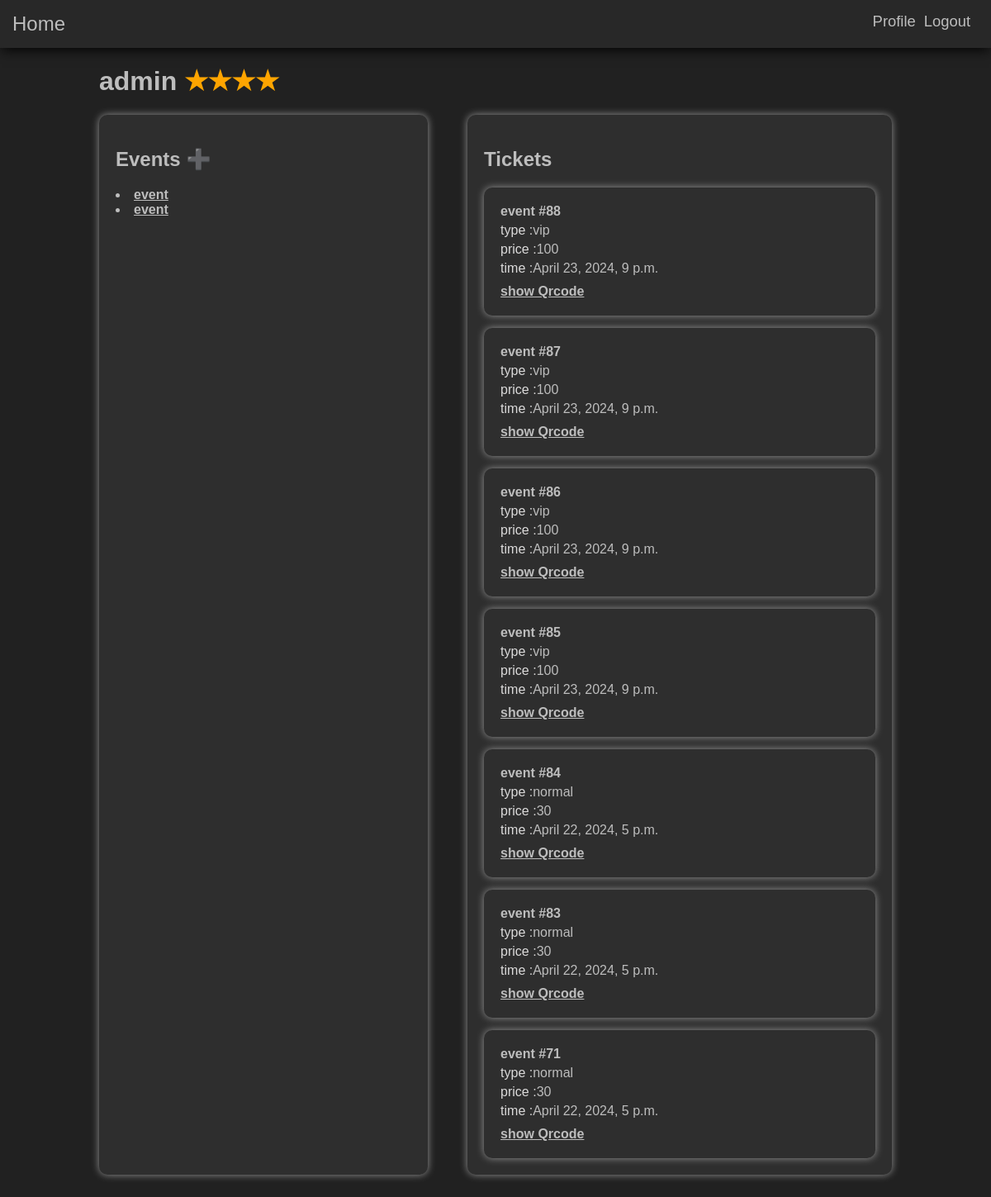
The app's page /Profile/admin (signed in) with its own data.
### main/models.py (models this page shows, shortened)
class User(AbstractUser):
    pass

class Event(models.Model):
    title = models.CharField(max_length = 128)
    description = models.TextField()
    address = models.TextField()
    created_at = models.DateTimeField(auto_now_add=True)
    start_at = models.DateTimeField()
    type = models.CharField(max_length=32)
    user = models.ForeignKey(User,on_delete = models.CASCADE,related_name="events")
    selling = models.BooleanField(default=False)

class Bookings(models.Model):
    ticket = models.ForeignKey(Ticket,on_delete=models.CASCADE,related_name="ticket_bookings")
    user = models.ForeignKey(User,on_delete=models.CASCADE,related_name="user_bookings")
    password = models.CharField(max_length=20)
    is_used = models.BooleanField(default=False)

class Ticket(models.Model):
    type = models.CharField(max_length=24)
    price = models.IntegerField()
    event = models.ForeignKey(Event,on_delete=models.CASCADE,related_name="tickets")
    number = models.IntegerField(default=0)

### main/views.py (the view)
# urls.py: path("Profile/<str:username>",views.profile,name="profile"),
def profile(request,username):
    user = User.objects.get(username=username)
    es = user.events.all()
    rsums = 0
    rs = len(es)
    for e in es :
        for r in e.event_rankings.all():
            rsums += r.score
    rate = 0
    if rsums ==0 or rs == 0 :
        rate = 0
    else:
        rate = rsums/rs
    return render(request,"profile.html",{"rate":rate,"user" : user, "bookings" : user.user_bookings.all().order_by("-id"),"events" :user.events.all().order_by("-created_at")})

### main/templates/profile.html (shortened to what this page needs)
{% extends 'layout.html' %}
{% block body %}
<h1 id="profile-header">{{user.username}} <span id="stars" style="color: orange;"></span></h1>
<div id="profile-container">
    <div id="user-event-div">
    <h2 style="display: inline-block;">Events {% if request.user.username == user.username %}<a href="/new_event/" style="text-decoration: none;">➕</a>{% endif %}</h2>
    {% for e in events %}
        <li>
            <b class="ticket-title">
                <a href="/event/{{e.id}}" style="color: rgb(189, 189, 189);">
                    {{e.title}}
                </a>
            </b>
        </li>
    {% endfor %}
    </div>
    {% if request.user.username == user.username %}
    <div id="user-ticket-div">
        <h2>Tickets</h2>
        {% for t in bookings %}
            <div class="ticket">
                <b class="ticket-title">{{t.ticket.event.title}} #{{t.id}}</b>
                <span class="ticket-info">
                    <span class="ticket-label">type :</span><span class="ticket-value">{{t.ticket.type}}</span>
                </span>
                <span class="ticket-info">
                    <span class="ticket-label">price :</span><span class="ticket-value">{{t.ticket.price}}</span>
                </span>
                <span class="ticket-info">
                    <span class="ticket-label">time :</span><span class="ticket-value">{{t.ticket.event.start_at}}</span>
                </span>
                {% if request.user.id == t.user.id %}
                <div style="cursor: pointer;margin-top: 10px;" id="qr{{t.id}}"  onclick="show_qr({{t.id}},'{{t.password}}')">
                    <b style="text-decoration: underline;">show Qrcode</b>
                </div>
                {% endif %}
            </div>
        {% endfor %}
    </div>
    {% endif %}
</div>
{% endblock %}

### main/static/style.css (style rules this page uses)
body { background-color: rgb(33,33,33); font-family:'Lucida Sans', 'Lucida Sans Regular', 'Lucida Grande', 'Lucida Sans Unicode', Geneva, Verdana, sans-serif; color: rgb(189, 189, 189); margin: 0px; margin-bottom: 50px; }
#profile-container { display: grid; grid-template-columns: auto auto; column-gap: 5%; margin-left: 10%; margin-right: 10%; }
#user-ticket-div ,#user-event-div { background-color: rgb(46,46,46); padding:20px; border-radius: 10px; box-shadow: 0px 0px 10px rgb(148, 148, 148); }
.ticket { background-color: rgb(46,46,46); padding:20px; border-radius: 10px; box-shadow: 0px 0px 10px rgb(148, 148, 148); margin-top: 15px; }
.ticket-label { color: rgb(219, 218, 218); float: left; }
.ticket-info { display: block; margin-top: 5px; }
#profile-header { margin-left: 10%; }

### records on screen
User: username "admin"
Event: title "event"
Event: title "event"
Bookings: ticket.event "event", id "88", ticket.type "vip", ticket.price "100", ticket.event.start_at "April 23, 2024, 9 p.m."
Bookings: ticket.event "event", id "87", ticket.type "vip", ticket.price "100", ticket.event.start_at "April 23, 2024, 9 p.m."
Bookings: ticket.event "event", id "86", ticket.type "vip", ticket.price "100", ticket.event.start_at "April 23, 2024, 9 p.m."
Bookings: ticket.event "event", id "85", ticket.type "vip", ticket.price "100", ticket.event.start_at "April 23, 2024, 9 p.m."
Bookings: ticket.event "event", id "84", ticket.type "normal", ticket.price "30", ticket.event.start_at "April 22, 2024, 5 p.m."
Bookings: ticket.event "event", id "83", ticket.type "normal", ticket.price "30", ticket.event.start_at "April 22, 2024, 5 p.m."
Bookings: ticket.event "event", id "71", ticket.type "normal", ticket.price "30", ticket.event.start_at "April 22, 2024, 5 p.m."
